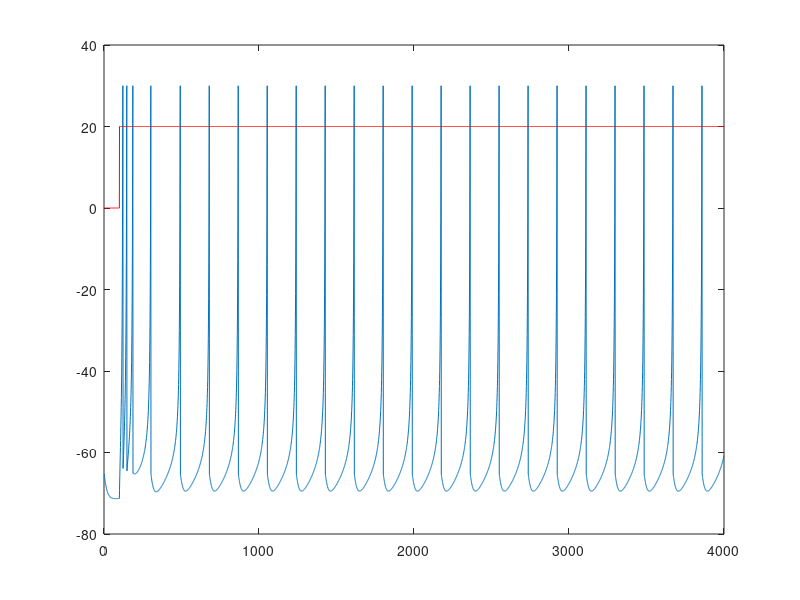
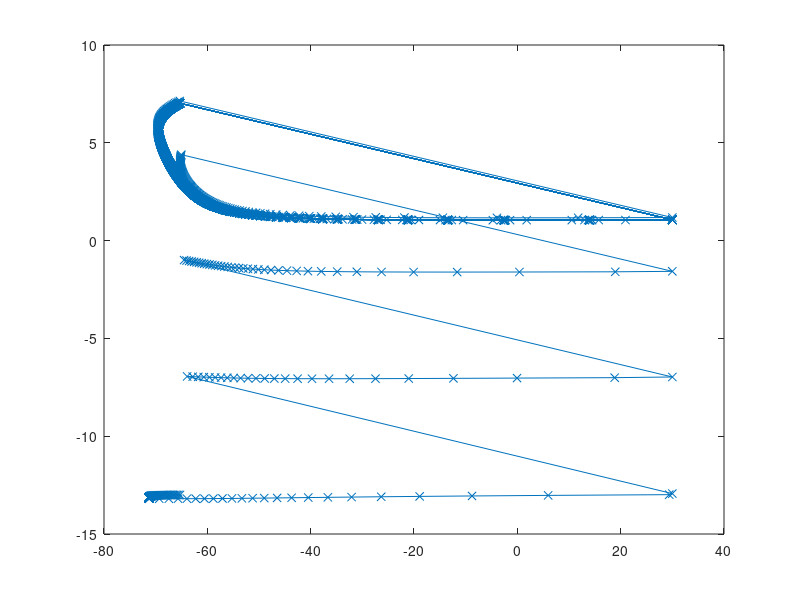

Here is the MATLAB script that generated these plots, in order:
%Single Izhikevich neuron
clear; close all;

dt = .1;
t = 0;
a = 0.02;
%b = 0.2;
b = 0.2;
c = -65;
d = 6;

v = -65;
u = 0.2*v;

nsteps = 4000;
stim = zeros(1,nsteps);
stimDur = floor(10/dt);
stim(100:end) = 20;
vall = [];
uall = [];
for step=1:nsteps            % simulation of 1000 ms
  if v>30
    v = c;
    u =u+d;
  end
  I = stim(step);
  v=v+dt*0.5*(0.04*v.^2+5*v+140-u+I); % step 0.5 ms
  v=v+dt*0.5*(0.04*v.^2+5*v+140-u+I); % for numerical
  u=u+dt*a.*(b.*v-u);                 % stability
  
  vall = [vall min(v,30)];
  uall = [uall u];
end

figure(10); plot(vall);
hold on; plot(stim,'r')

figure(11); plot(vall, uall,'x-')

vval = -80:0;
uval = b.*vval;
[vg ug] = meshgrid(vval,uval);

vout = zeros(size(vg,1), size(vg,2), 10);
uout = zeros(size(ug,1), size(ug,2), 10);

dt = 1;
for jj=1:10
    vout(:,:,jj) = vg;
    uout(:,:,jj) = ug;
    
    vout(vout>30) = -65;
    uout(vout>30) = uout(vout>30) - d;
    vg=vg+dt*0.5*(0.04*vg.^2+5*vg+140-ug); % step 0.5 ms
    vg=vg+dt*0.5*(0.04*vg.^2+5*vg+140-ug); % for numerical
    ug=ug+dt*a.*(b.*vg-ug);                 % stabilit
end
